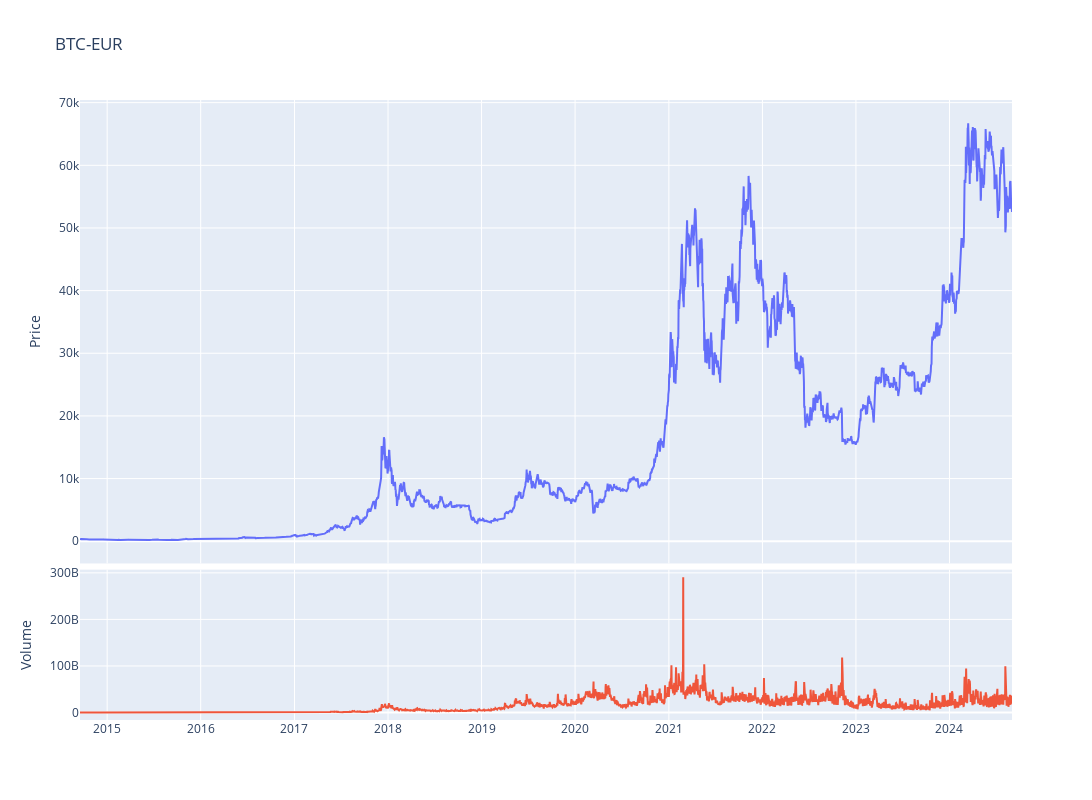

Source (notebook cell):
### Code cell
fig = make_subplots(rows=4, cols=1,shared_xaxes=True,vertical_spacing=0.01,specs=[[{'rowspan':3,'colspan':1}],[None],[None],[{'rowspan':1,'colspan':1}]])

# Graph (1,1)
fig.add_trace(go.Scatter(x=stock_ticker.index,y=stock_ticker['Adj Close'],mode="lines",name=f"{ticker}"),row=1, col=1)
# Update xaxis properties
fig.update_yaxes(title_text="Price", row=1, col=1)

# Graph (4,1)
fig.add_trace(go.Scatter(x=stock_ticker.index,y=stock_ticker['Volume'],mode="lines",name='Volume'),row=4, col=1)
fig.update_yaxes(title_text="Volume", row=4, col=1)

fig.update_layout(height=800, width=1300,showlegend=False,title=f"{ticker}")

fig.show()

### Figure 1 — Plotly figure (JSON) as saved in the notebook; plotly's stock layout.template omitted (floating-point values rounded to 4 significant figures; data arrays with more than 128 entries replaced by an {"elided": "..."} marker saying what was removed)
{"data": [{"mode": "lines", "name": "BTC-EUR", "type": "scatter", "x": {"elided": "3638 str values"}, "xaxis": "x", "y": {"elided": "3638 float values"}, "yaxis": "y"}, {"mode": "lines", "name": "Volume", "type": "scatter", "x": {"elided": "3638 str values"}, "xaxis": "x2", "y": {"elided": "3638 int values"}, "yaxis": "y2"}], "layout": {"height": 800, "showlegend": false, "title": {"text": "BTC-EUR"}, "width": 1300, "xaxis": {"anchor": "y", "domain": [0, 1], "matches": "x2", "showticklabels": false}, "xaxis2": {"anchor": "y2", "domain": [0, 1]}, "yaxis": {"anchor": "x", "domain": [0.2525, 1], "title": {"text": "Price"}}, "yaxis2": {"anchor": "x2", "domain": [0, 0.2425], "title": {"text": "Volume"}}}}
